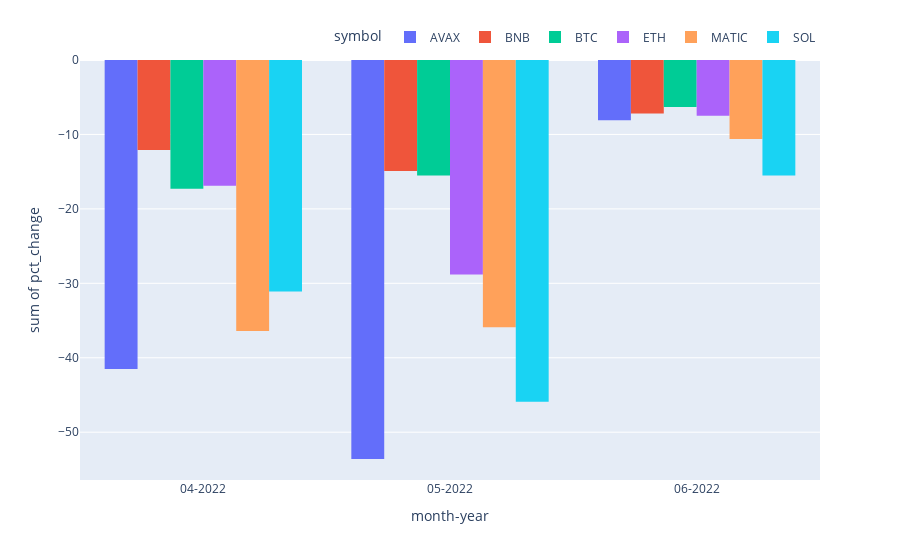

Notebook code cell kept with this figure:
### Code cell
chart_title='pct_change'
fig = px.histogram(df_Monthly_Price, x="month-year", y="pct_change",
             color='symbol', barmode='group',height=600)

fig.update_layout(legend=dict(
    orientation="h",
    yanchor="bottom",
    y=1.02,
    xanchor="right",
    x=1
))

# fig.update_layout(
#     autosize=True,
#     width=2000,
#     height=1000,)

fig.show()

pio.write_image(fig, f"{report_path}\\{title}-{chart_title}.png")

### Figure 1 — Plotly figure (JSON) as saved in the notebook; plotly's stock layout.template omitted (floating-point values rounded to 4 significant figures)
{"data": [{"alignmentgroup": "True", "bingroup": "x", "histfunc": "sum", "hovertemplate": "symbol=AVAX<br>month-year=%{x}<br>sum of pct_change=%{y}<extra></extra>", "legendgroup": "AVAX", "marker": {"color": "#636efa", "pattern": {"shape": ""}}, "name": "AVAX", "offsetgroup": "AVAX", "orientation": "v", "showlegend": true, "type": "histogram", "x": ["04-2022", "05-2022", "06-2022"], "xaxis": "x", "y": [-41.5, -53.6, -8.1], "yaxis": "y"}, {"alignmentgroup": "True", "bingroup": "x", "histfunc": "sum", "hovertemplate": "symbol=BNB<br>month-year=%{x}<br>sum of pct_change=%{y}<extra></extra>", "legendgroup": "BNB", "marker": {"color": "#EF553B", "pattern": {"shape": ""}}, "name": "BNB", "offsetgroup": "BNB", "orientation": "v", "showlegend": true, "type": "histogram", "x": ["04-2022", "05-2022", "06-2022"], "xaxis": "x", "y": [-12.1, -14.9, -7.2], "yaxis": "y"}, {"alignmentgroup": "True", "bingroup": "x", "histfunc": "sum", "hovertemplate": "symbol=BTC<br>month-year=%{x}<br>sum of pct_change=%{y}<extra></extra>", "legendgroup": "BTC", "marker": {"color": "#00cc96", "pattern": {"shape": ""}}, "name": "BTC", "offsetgroup": "BTC", "orientation": "v", "showlegend": true, "type": "histogram", "x": ["04-2022", "05-2022", "06-2022"], "xaxis": "x", "y": [-17.3, -15.5, -6.3], "yaxis": "y"}, {"alignmentgroup": "True", "bingroup": "x", "histfunc": "sum", "hovertemplate": "symbol=ETH<br>month-year=%{x}<br>sum of pct_change=%{y}<extra></extra>", "legendgroup": "ETH", "marker": {"color": "#ab63fa", "pattern": {"shape": ""}}, "name": "ETH", "offsetgroup": "ETH", "orientation": "v", "showlegend": true, "type": "histogram", "x": ["04-2022", "05-2022", "06-2022"], "xaxis": "x", "y": [-16.9, -28.8, -7.5], "yaxis": "y"}, {"alignmentgroup": "True", "bingroup": "x", "histfunc": "sum", "hovertemplate": "symbol=MATIC<br>month-year=%{x}<br>sum of pct_change=%{y}<extra></extra>", "legendgroup": "MATIC", "marker": {"color": "#FFA15A", "pattern": {"shape": ""}}, "name": "MATIC", "offsetgroup": "MATIC", "orientation": "v", "showlegend": true, "type": "histogram", "x": ["04-2022", "05-2022", "06-2022"], "xaxis": "x", "y": [-36.4, -35.9, -10.6], "yaxis": "y"}, {"alignmentgroup": "True", "bingroup": "x", "histfunc": "sum", "hovertemplate": "symbol=SOL<br>month-year=%{x}<br>sum of pct_change=%{y}<extra></extra>", "legendgroup": "SOL", "marker": {"color": "#19d3f3", "pattern": {"shape": ""}}, "name": "SOL", "offsetgroup": "SOL", "orientation": "v", "showlegend": true, "type": "histogram", "x": ["04-2022", "05-2022", "06-2022"], "xaxis": "x", "y": [-31.1, -45.9, -15.5], "yaxis": "y"}], "layout": {"autosize": true, "barmode": "group", "legend": {"orientation": "h", "title": {"text": "symbol"}, "tracegroupgap": 0, "x": 1, "xanchor": "right", "y": 1.02, "yanchor": "bottom"}, "margin": {"t": 60}, "xaxis": {"anchor": "y", "autorange": true, "domain": [0, 1], "range": [-0.5, 2.5], "title": {"text": "month-year"}, "type": "category"}, "yaxis": {"anchor": "x", "autorange": true, "domain": [0, 1], "range": [-56.42, 0], "title": {"text": "sum of pct_change"}, "type": "linear"}}}
